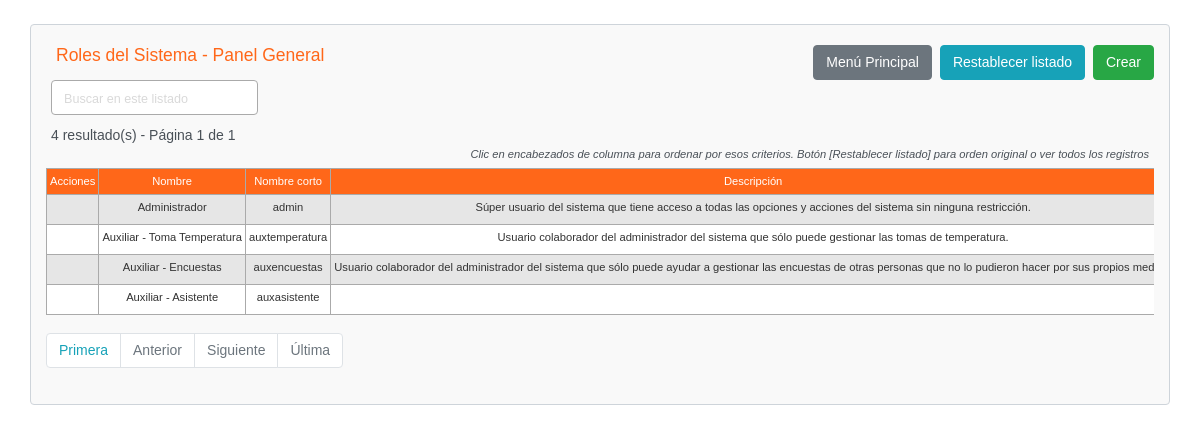
The page /app/roles_sistema/roles_sistema-index.php on the database as committed earlier.
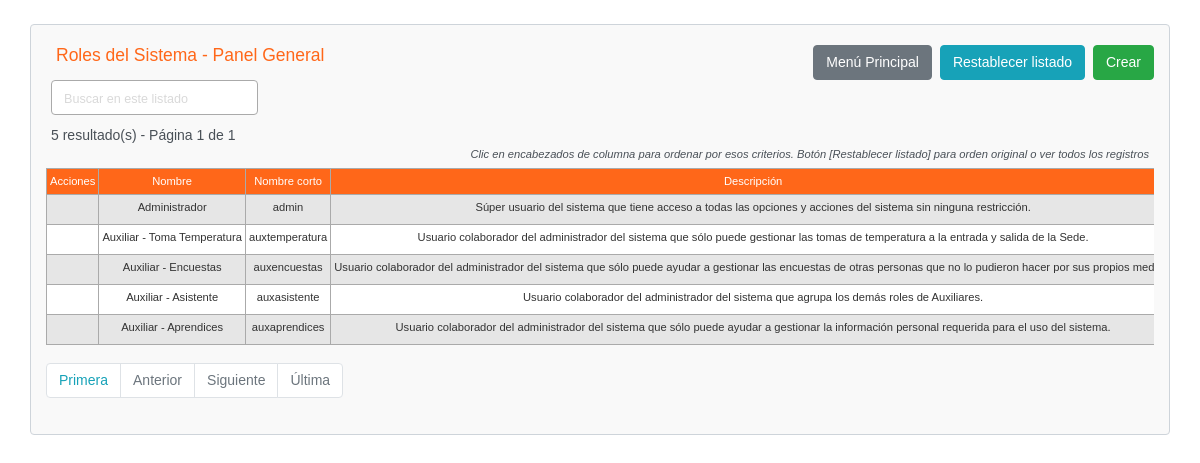
The same page on the database as committed later.
### tables this page shows
CREATE TABLE `roles_sistema` (
  `idRolSistema` int(11) NOT NULL,
  `nombreLargoRolSistema` varchar(75) DEFAULT NULL,
  `nombreCorto` varchar(50) DEFAULT NULL,
  `descripcionRolSistema` text DEFAULT NULL,
  `permisos` text DEFAULT NULL,
  `restricciones` text DEFAULT NULL,
  `estado` tinyint(4) NOT NULL DEFAULT 1,
  `auditoria` datetime NOT NULL DEFAULT current_timestamp() ON UPDATE current_timestamp()
);

### app/core/config.php (called while the page is built, shortened)
<?php
$no_of_records_per_page = 15;
?>

### app/roles_sistema/roles_sistema-index.php (the view, shortened to what this page needs)
<!DOCTYPE html>
<html lang="es">
<head>
    <link rel="stylesheet" href="../css/bootstrap-4.5.3.min.css" rel="stylesheet">
    <link rel="stylesheet" href="../css/estilos.css" />
</head>
<body>
    <section class="pt-4">
        <div class="container-fluid index">
            <div class="row">
                <div class="col-md-12">
                    <div class="page-header clearfix">
                        <h2 class="float-left">Roles del Sistema - Panel General</h2>
                        <a href="roles_sistema-create.php" class="btn btn-success float-right">Crear</a>
                        <a href="roles_sistema-index.php" class="btn btn-info float-right mr-2">Restablecer listado</a>
                        <a href="../core/menu.php" class="btn btn-secondary float-right mr-2">Menú Principal</a>
                    </div>
                    <div class="form-row">
                        <form action="roles_sistema-index.php" method="get">
                        <div class="col">
                          <input type="text" class="form-control" placeholder="Buscar en este listado" name="search">
                        </div>
                        </form>
                    </div>
                    <?php
                    require_once "../core/config.php";
                    $domain     = $_SERVER['HTTP_HOST'];
                    $script   = $_SERVER['SCRIPT_NAME'];
                    $parameters   = $_SERVER['QUERY_STRING'];
                    $protocol=strpos(strtolower($_SERVER['SERVER_PROTOCOL']),'https')
                                === FALSE ? 'http' : 'https';
                    $currenturl = $protocol . '://' . $domain. $script . '?' . $parameters;
                    if (isset($_GET['pageno'])) {
                        $pageno = $_GET['pageno'];
                    } else {
                        $pageno = 1;
                    }
                    $offset = ($pageno-1) * $no_of_records_per_page;
                    $total_pages_sql = "SELECT COUNT(*) FROM roles_sistema";
                    $resultMSQLI = mysqli_query($linkMYSQLI,$total_pages_sql);
                    $total_rows = mysqli_fetch_array($resultMSQLI)[0];
                    $total_pages = ceil($total_rows / $no_of_records_per_page);
                    $order = 'idRolSistema';
                    $sortBy = array('asc', 'desc'); $sort = 'asc';
                    $sql = "SELECT * FROM roles_sistema ORDER BY $order $sort LIMIT $offset, $no_of_records_per_page";
                    $count_pages = "SELECT * FROM roles_sistema";
                    if(!empty($_GET['search'])) {
                        $search = ($_GET['search']);
                        $sql = "SELECT * FROM roles_sistema
                            WHERE CONCAT (idRolSistema,nombreLargoRolSistema,nombreCorto,descripcionRolSistema,permisos,restricciones,estado,auditoria)
                            LIKE '%$search%'
                            ORDER BY $order $sort
                            LIMIT $offset, $no_of_records_per_page";
                        $count_pages = "SELECT * FROM roles_sistema
                            WHERE CONCAT (idRolSistema,nombreLargoRolSistema,nombreCorto,descripcionRolSistema,permisos,restricciones,estado,auditoria)
                            LIKE '%$search%'
                            ORDER BY $order $sort";
                    }
                    else {
                        $search = "";
                    }
                    if($resultMSQLI = mysqli_query($linkMYSQLI, $sql)){
                        if(mysqli_num_rows($resultMSQLI) > 0){
                            if ($result_count = mysqli_query($linkMYSQLI, $count_pages)) {
                               $total_pages = ceil(mysqli_num_rows($result_count) / $no_of_records_per_page);
                           }
                            $number_of_results = mysqli_num_rows($result_count);
                            echo "<div class='cantidad-paginas'>" . $number_of_results . " resultado(s) - Página " . $pageno . " de " . $total_pages . "</div>";
                            echo "<p class='tip-columnas-index'>Clic en encabezados de columna para ordenar por esos criterios. Botón [Restablecer listado] para orden original o ver todos los registros</p>";
                            echo "<div class='seccion-tabla-scroll-horizontal'>";
                            echo "<table class='estilo-tabla-index table table-bordered table-striped'>";
                                echo "<thead>";
                                    echo "<tr>";
                                        echo "<th class='estilo-acciones'>Acciones</th>";
										echo "<th><a href=?search=$search&sort=&order=nombreLargoRolSistema&sort=$sort>Nombre</th>";
										echo "<th><a href=?search=$search&sort=&order=nombreCorto&sort=$sort>Nombre corto</th>";
										echo "<th><a href=?search=$search&sort=&order=descripcionRolSistema&sort=$sort>Descripción</th>";
                                    echo "</tr>";
                                echo "</thead>";
                                echo "<tbody>";
                                while($row = mysqli_fetch_array($resultMSQLI)){
                                    echo "<tr>";
                                    echo "<td class='centrar-columna'>";
                                        echo "<a href='roles_sistema-read.php?idRolSistema=". $row['idRolSistema'] ."'><i class='far fa-eye'></i></a>";
                                        echo "<a href='roles_sistema-update.php?idRolSistema=". $row['idRolSistema'] ."'><i class='far fa-edit'></i></a>";
                                        echo "<a href='roles_sistema-delete.php?idRolSistema=". $row['idRolSistema'] ."'><i class='far fa-trash-alt'></i></a>";
                                    echo "</td>";
                                    echo "<td class='centrar-columna'>" . $row['nombreLargoRolSistema'] . "</td>";
                                    echo "<td class='centrar-columna'>" . $row['nombreCorto'] . "</td>";
                                    echo "<td class='centrar-columna'>" . $row['descripcionRolSistema'] . "</td>";
                                    echo "</tr>";
                                }
                                echo "</tbody>";
                            echo "</table>";
                            echo "</div>";
?>
                                <ul class="pagination" align-right>
                                <?php
                                    $new_url = preg_replace('/&?pageno=[^&]*/', '', $currenturl);
                                 ?>
                                    <li class="page-item"><a class="page-link" href="<?php echo $new_url .'&pageno=1' ?>">Primera</a></li>
                                    <li class="page-item <?php if($pageno <= 1){ echo 'disabled'; } ?>">
                                        <a class="page-link" href="<?php if($pageno <= 1){ echo '#'; } else { echo $new_url ."&pageno=".($pageno - 1); } ?>">Anterior</a>
                                    </li>
                                    <li class="page-item <?php if($pageno >= $total_pages){ echo 'disabled'; } ?>">
                                        <a class="page-link" href="<?php if($pageno >= $total_pages){ echo '#'; } else { echo $new_url . "&pageno=".($pageno + 1); } ?>">Siguiente</a>
                                    </li>
                                    <li class="page-item <?php if($pageno >= $total_pages){ echo 'disabled'; } ?>">
                                        <a class="page-item"><a class="page-link" href="<?php echo $new_url .'&pageno=' . $total_pages; ?>">Última</a>
                                    </li>
                                </ul>
<?php
                        } else{
                            echo "<p class='lead sin-registros'><em>No se encontraron coincidencias.</em></p>";
                        }
                    } else{
                        echo "ERROR: No fue posible ejecutar $sql. " . mysqli_error($linkMYSQLI);
                    }
                    ?>
                </div>
            </div>
        </div>
    </section>
</body>
</html>

### app/css/estilos.css (style rules this page uses)
body { background-color: white; margin: 0; font-family: "Muli", sans-serif; font-size: 14px; color: #495057; }
table.estilo-tabla-index { border: 1px solid #aaaaaa; background-color: #f2f2f2; width: 100%; text-align: left; border-collapse: collapse; margin-bottom: 3px; }
table.estilo-tabla-index td, table.estilo-tabla-index th { border: 1px solid #aaaaaa; padding: 4px 3px; }
table.estilo-tabla-index tbody td { font-size: 0.8em; color: #333333; }
table.estilo-tabla-index tr:nth-child(even) { background: #ffffff; }
table.estilo-tabla-index thead { background: #ff6719; border-bottom: 0px solid #444444; }
table.estilo-tabla-index thead th { font-size: 0.8em; font-weight: normal; color: #ffffff; text-align: center; border-left: 0px solid #aaaaaa; }
table.estilo-tabla-index thead th:first-child { border-left: none; }
table.estilo-tabla-index thead a { padding: 2px 2px; color: #ffffff; text-decoration: none; }
.page-header h2 { margin-top: 0; }
.estilo-acciones { color: #000000; text-decoration: none; }
input[name="search"]::placeholder { opacity: 1; color: #d9d9d9; font-size: 0.9em; }
input.form-control, input.solo-lectura { background-color: #FFFFEE; border-color: #AAAAAA; }
input[name="search"] { background-color: #FFFFFF; }
.btn { font-size: 1em; }
.page-item, .page-link { font-size: 1em; color: #17a2b8; }
h2.float-left { font-size: 1.5em; padding-left: 10px; }
form div.col { padding-left: 10px; padding-right: 0px; }
.centrar-columna { text-align: center; }
ul.pagination { margin-top: 15px; }
div.page-header h1, div.page-header h2 { font-size: 1.25em; }
input.btn.btn-primary, input.btn.btn-danger, a.btn.btn-primary, a.btn.btn-secondary { margin-top: 20px; }
a.btn.btn-secondary.float-right.mr-2 { margin-top: 0px; }
div.container-fluid { background-color: #F9F9F9; width: 40%; padding: 20px; margin-bottom: 48px; border: 1px; border-radius: 0.25rem; border: 1px solid #ced4da; }
div.container-fluid.index { width: 95%; padding-right: 15px; padding-left: 15px; margin-right: auto; margin-left: auto; }
div.page-header h2, div.page-header h1 { background-color: #ff6719; color: white; padding: 10px; }
div.page-header.clearfix h2, div.page-header.clearfix h1 { background-color: #F9F9F9; color: #ff6719; padding-top: 0px; padding-bottom: 0px; }
.tip-columnas-index { text-align: right; margin-right: 5px; margin-top: 0px; margin-bottom: 0px; margin-left: 0px; font-style: italic; font-size: 0.8em; }
.seccion-tabla-scroll-horizontal { overflow: auto; white-space: nowrap; margin-top: 5px; }
.cantidad-paginas { margin-top: 10px; margin-left: 5px; }
.form-control { font-size: 1em !important; }
body { -webkit-animation: fake 1s infinite; animation: fake 1s infinite; }

Rows that differ between the two databases and show on the page:
changed roles_sistema "Auxiliar - Toma Temperatura": descripcionRolSistema "Usuario colaborador del administrador del sistema que sólo puede gestionar las tomas de temperatura." → "Usuario colaborador del administrador del sistema que sólo puede gestionar las tomas de temperatura a la entrada y salida de la Sede."
changed roles_sistema "Auxiliar - Asistente": descripcionRolSistema (not shown) → "Usuario colaborador del administrador del sistema que agrupa los demás roles de Auxiliares."
added roles_sistema: nombreLargoRolSistema "Auxiliar - Aprendices", nombreCorto "auxaprendices", descripcionRolSistema "Usuario colaborador del administrador del sistema que sólo puede ayudar a gestionar la información personal requerida para el uso del sistema."
Other text that changed with them:
$number_of_results: "4" → "5"
